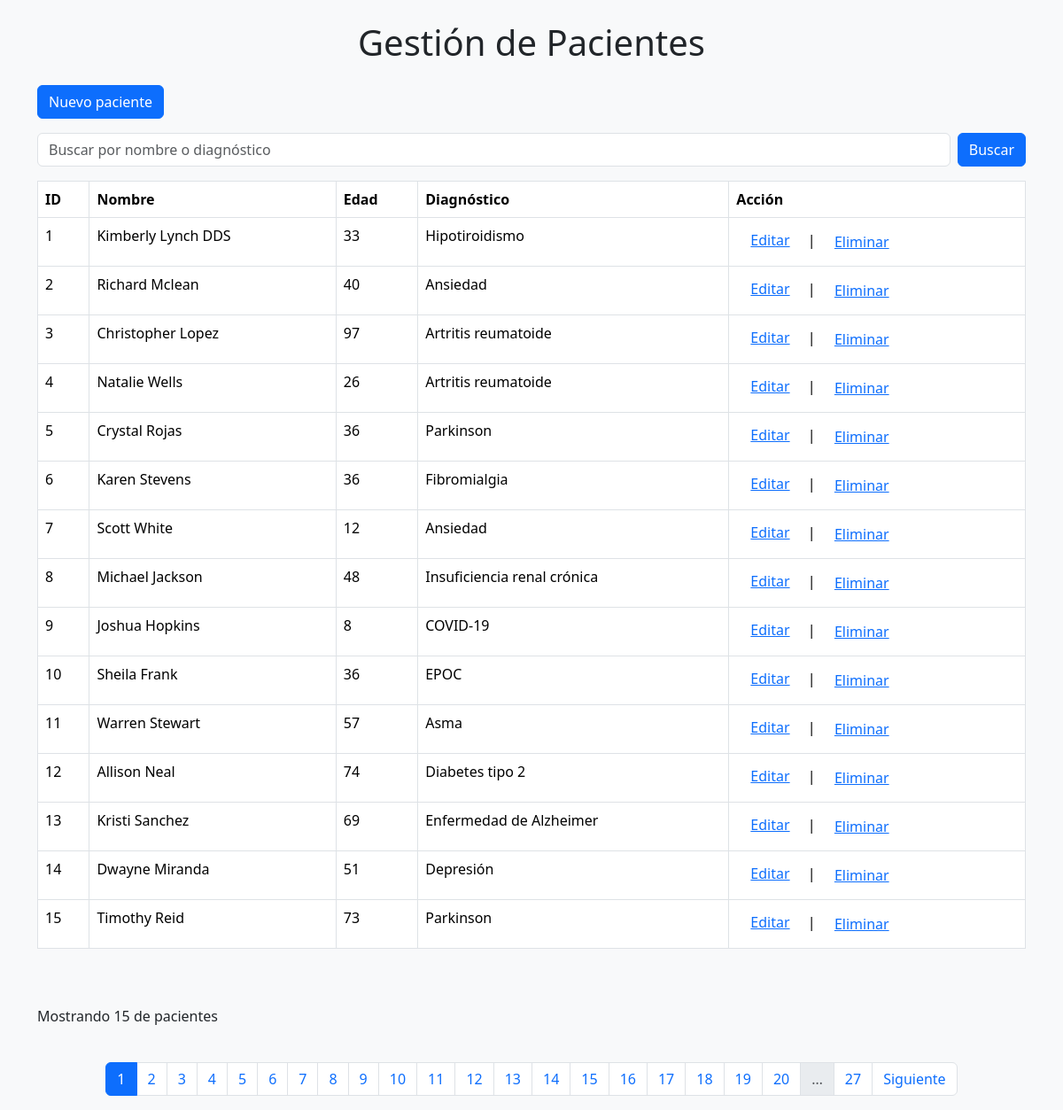
Page / (signed in) on the committed database.
### tables this page shows
CREATE TABLE Pacientes (
            id INTEGER PRIMARY KEY AUTOINCREMENT,
            nombre TEXT NOT NULL,
            edad INTEGER NOT NULL,
            diagnostico TEXT NOT NULL
        );

### app.py (the view)
@app.route('/')
def index():
    filtro = request.args.get('filtro', '')
    pagina = int(request.args.get('pagina', 1))
    por_pagina = 15
    pacientes, total = db.obtener_pacientes(filtro=filtro, pagina=pagina, por_pagina=por_pagina)
    total_paginas = (total + por_pagina - 1) // por_pagina
    return render_template('index.html', pacientes=pacientes, filtro=filtro, pagina=pagina, total_paginas=total_paginas)

### app.py (called while the page is built)
@app.before_request
def requerir_login():
    rutas_libres = ['login', 'registro', 'static']
    if request.endpoint not in rutas_libres and 'usuario' not in session:
        return redirect(url_for('login'))

### templates/index.html (shortened to what this page needs)
{% extends "base.html" %}
{% block content %}
<a href="{{url_for('nuevo_paciente')}}" class="btn btn-primary mb-3">Nuevo paciente</a>
<form action="{{ url_for('index')}}" method="get" class="mb-3 d-flex">
    <input type="text" name="filtro" class="form-control me-2" placeholder="Buscar por nombre o diagnóstico"
        value="{{ filtro }}">
    <button type="submit" class="btn btn-primary">Buscar</button>
</form>
<table class="table table-bordered">
    <thead>
        <tr>
            <th>ID</th>
            <th>Nombre</th>
            <th>Edad</th>
            <th>Diagnóstico</th>
            <th>Acción</th>
        </tr>
    </thead>
    <tbody>
        {% if pacientes %}
        {% for paciente in pacientes %}
        <tr>
            <td>{{ paciente[0] }}</td>
            <td>{{ paciente[1] }}</td>
            <td>{{ paciente[2] }}</td>
            <td>{{ paciente[3] }}</td>
            <td><a href="{{ url_for('editar_paciente', id=paciente[0]) }}" class="m-3">Editar</a>&nbsp;|&nbsp;
                <form action="{{ url_for('eliminar_paciente', id=paciente[0]) }}" method="post" style="display:inline;"
                    onsubmit="return confirm('¿Estás seguro de que deseas eliminar este paciente?');">
                    <button type="submit" class="btn btn-link">Eliminar</button>
                </form>
            </td>
        </tr>
        {% endfor %}
        {% else %}
        <tr>
            <td colspan="3">No hay pacientes disponibles.</td>
        </tr>
        {% endif %}
    </tbody>
</table>
<br><br>
<p>Mostrando {{ pacientes|length }} de {{ total_pacientes }} pacientes</p><br>
<div class="d-flex justify-content-center">
    <nav aria-label="Paginación">
        <ul class="pagination justify-content-center">
            {% set max_paginas_mostrar = 20 %}
            {% set mitad_rango = max_paginas_mostrar // 2 %}
            {% set inicio = pagina - mitad_rango if pagina - mitad_rango > 1 else 1 %}
            {% set fin = inicio + max_paginas_mostrar - 1 %}
            {% if fin > total_paginas %}
            {% set fin = total_paginas %}
            {% set inicio = fin - max_paginas_mostrar + 1 if fin - max_paginas_mostrar + 1 > 1 else 1 %}
            {% endif %}
            {% for p in range(inicio, fin + 1) %}
            <li class="page-item {% if p == pagina %}active{% endif %}">
                <a class="page-link" href="{{ url_for('index', pagina=p, filtro=filtro) }}">{{ p }}</a>
            </li>
            {% endfor %}
            {% if fin < total_paginas %}
            <li class="page-item disabled"><span class="page-link">…</span></li>
            <li class="page-item">
                <a class="page-link"
                    href="{{ url_for('index', pagina=total_paginas, buscar=buscar, filtro=filtro) }}">{{
                    total_paginas }}</a>
            </li>
            {% endif %}
            {% if pagina < total_paginas %}
            <li class="page-item">
            <a class="page-link" href="{{ url_for('index', pagina=pagina+1, filtro=filtro) }}">Siguiente</a>
            </li>
            {% endif %}
        </ul>
    </nav>
</div>
{% endblock %}

### templates/base.html (shortened to what this page needs)
<!DOCTYPE html>
<html lang="es">
<head>
    <link href="https://cdn.jsdelivr.net/npm/bootstrap@5.3.5/dist/css/bootstrap.min.css" rel="stylesheet">
</head>
<body class="bg-light">
    <div class="container mt-4">
        <h1 class="mb-4 text-center">Gestión de Pacientes</h1>
        {% block content %}
        {% endblock %}
    </div>
</body>
</html>

### rows in the picture
Pacientes: id "1", nombre "Kimberly Lynch DDS", edad "33", diagnostico "Hipotiroidismo"
Pacientes: id "2", nombre "Richard Mclean", edad "40", diagnostico "Ansiedad"
Pacientes: id "3", nombre "Christopher Lopez", edad "97", diagnostico "Artritis reumatoide"
Pacientes: id "4", nombre "Natalie Wells", edad "26", diagnostico "Artritis reumatoide"
Pacientes: id "5", nombre "Crystal Rojas", edad "36", diagnostico "Parkinson"
Pacientes: id "6", nombre "Karen Stevens", edad "36", diagnostico "Fibromialgia"
Pacientes: id "7", nombre "Scott White", edad "12", diagnostico "Ansiedad"
Pacientes: id "8", nombre "Michael Jackson", edad "48", diagnostico "Insuficiencia renal crónica"
Pacientes: id "9", nombre "Joshua Hopkins", edad "8", diagnostico "COVID-19"
Pacientes: id "10", nombre "Sheila Frank", edad "36", diagnostico "EPOC"
Pacientes: id "11", nombre "Warren Stewart", edad "57", diagnostico "Asma"
Pacientes: id "12", nombre "Allison Neal", edad "74", diagnostico "Diabetes tipo 2"
Pacientes: id "13", nombre "Kristi Sanchez", edad "69", diagnostico "Enfermedad de Alzheimer"
Pacientes: id "14", nombre "Dwayne Miranda", edad "51", diagnostico "Depresión"
Pacientes: id "15", nombre "Timothy Reid", edad "73", diagnostico "Parkinson"

### other values in the picture
{{ pacientes|length }} "15"
{{ p }} "1" "2" "3" "4" "5" "6" "7" "8" "9" "10" "11" "12" "13" "14" "15" "16" "17" "18" "19" "20"
{{ total_paginas }} "27"
